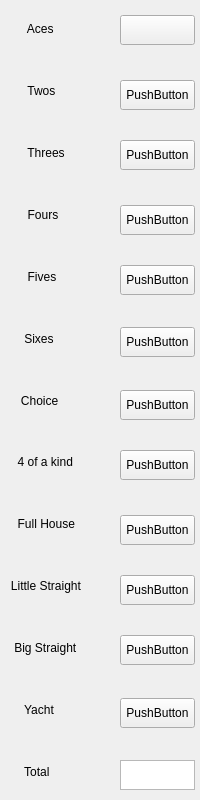
<?xml version="1.0" encoding="UTF-8"?>
<ui version="4.0">
 <class>Form</class>
 <widget class="QWidget" name="Form">
  <property name="geometry">
   <rect>
    <x>0</x>
    <y>0</y>
    <width>200</width>
    <height>800</height>
   </rect>
  </property>
  <property name="windowTitle">
   <string>Form</string>
  </property>
  <widget class="QLabel" name="label">
   <property name="geometry">
    <rect>
     <x>1</x>
     <y>1</y>
     <width>109</width>
     <height>56</height>
    </rect>
   </property>
   <property name="text">
    <string>        Aces</string>
   </property>
  </widget>
  <widget class="QLabel" name="label_2">
   <property name="geometry">
    <rect>
     <x>1</x>
     <y>63</y>
     <width>109</width>
     <height>56</height>
    </rect>
   </property>
   <property name="text">
    <string>        Twos</string>
   </property>
  </widget>
  <widget class="QLabel" name="label_3">
   <property name="geometry">
    <rect>
     <x>1</x>
     <y>125</y>
     <width>109</width>
     <height>56</height>
    </rect>
   </property>
   <property name="text">
    <string>        Threes</string>
   </property>
  </widget>
  <widget class="QLabel" name="label_4">
   <property name="geometry">
    <rect>
     <x>1</x>
     <y>187</y>
     <width>109</width>
     <height>56</height>
    </rect>
   </property>
   <property name="text">
    <string>        Fours</string>
   </property>
  </widget>
  <widget class="QLabel" name="label_5">
   <property name="geometry">
    <rect>
     <x>1</x>
     <y>496</y>
     <width>109</width>
     <height>56</height>
    </rect>
   </property>
   <property name="text">
    <string>     Full House</string>
   </property>
  </widget>
  <widget class="QLabel" name="label_6">
   <property name="geometry">
    <rect>
     <x>1</x>
     <y>373</y>
     <width>109</width>
     <height>56</height>
    </rect>
   </property>
   <property name="text">
    <string>      Choice</string>
   </property>
  </widget>
  <widget class="QLabel" name="label_7">
   <property name="geometry">
    <rect>
     <x>1</x>
     <y>249</y>
     <width>109</width>
     <height>56</height>
    </rect>
   </property>
   <property name="text">
    <string>        Fives</string>
   </property>
  </widget>
  <widget class="QLabel" name="label_8">
   <property name="geometry">
    <rect>
     <x>1</x>
     <y>311</y>
     <width>109</width>
     <height>56</height>
    </rect>
   </property>
   <property name="text">
    <string>       Sixes</string>
   </property>
  </widget>
  <widget class="QLabel" name="label_9">
   <property name="geometry">
    <rect>
     <x>1</x>
     <y>682</y>
     <width>109</width>
     <height>56</height>
    </rect>
   </property>
   <property name="text">
    <string>       Yacht</string>
   </property>
  </widget>
  <widget class="QLabel" name="label_10">
   <property name="geometry">
    <rect>
     <x>1</x>
     <y>434</y>
     <width>109</width>
     <height>56</height>
    </rect>
   </property>
   <property name="text">
    <string>     4 of a kind</string>
   </property>
  </widget>
  <widget class="QLabel" name="label_11">
   <property name="geometry">
    <rect>
     <x>1</x>
     <y>744</y>
     <width>109</width>
     <height>56</height>
    </rect>
   </property>
   <property name="text">
    <string>       Total</string>
   </property>
  </widget>
  <widget class="QLabel" name="label_12">
   <property name="geometry">
    <rect>
     <x>1</x>
     <y>558</y>
     <width>109</width>
     <height>56</height>
    </rect>
   </property>
   <property name="text">
    <string>   Little Straight</string>
   </property>
  </widget>
  <widget class="QLabel" name="label_13">
   <property name="geometry">
    <rect>
     <x>1</x>
     <y>620</y>
     <width>109</width>
     <height>56</height>
    </rect>
   </property>
   <property name="text">
    <string>    Big Straight</string>
   </property>
  </widget>
  <widget class="QPushButton" name="pushButton_1">
   <property name="geometry">
    <rect>
     <x>120</x>
     <y>15</y>
     <width>75</width>
     <height>30</height>
    </rect>
   </property>
   <property name="text">
    <string/>
   </property>
  </widget>
  <widget class="QPushButton" name="pushButton_2">
   <property name="geometry">
    <rect>
     <x>120</x>
     <y>80</y>
     <width>75</width>
     <height>30</height>
    </rect>
   </property>
   <property name="text">
    <string>PushButton</string>
   </property>
  </widget>
  <widget class="QPushButton" name="pushButton_3">
   <property name="geometry">
    <rect>
     <x>120</x>
     <y>140</y>
     <width>75</width>
     <height>30</height>
    </rect>
   </property>
   <property name="text">
    <string>PushButton</string>
   </property>
  </widget>
  <widget class="QPushButton" name="pushButton_4">
   <property name="geometry">
    <rect>
     <x>120</x>
     <y>205</y>
     <width>75</width>
     <height>30</height>
    </rect>
   </property>
   <property name="text">
    <string>PushButton</string>
   </property>
  </widget>
  <widget class="QPushButton" name="pushButton_5">
   <property name="geometry">
    <rect>
     <x>120</x>
     <y>265</y>
     <width>75</width>
     <height>30</height>
    </rect>
   </property>
   <property name="text">
    <string>PushButton</string>
   </property>
  </widget>
  <widget class="QPushButton" name="pushButton_6">
   <property name="geometry">
    <rect>
     <x>120</x>
     <y>327</y>
     <width>75</width>
     <height>30</height>
    </rect>
   </property>
   <property name="text">
    <string>PushButton</string>
   </property>
  </widget>
  <widget class="QPushButton" name="pushButton_7">
   <property name="geometry">
    <rect>
     <x>120</x>
     <y>390</y>
     <width>75</width>
     <height>30</height>
    </rect>
   </property>
   <property name="text">
    <string>PushButton</string>
   </property>
  </widget>
  <widget class="QPushButton" name="pushButton_8">
   <property name="geometry">
    <rect>
     <x>120</x>
     <y>450</y>
     <width>75</width>
     <height>30</height>
    </rect>
   </property>
   <property name="text">
    <string>PushButton</string>
   </property>
  </widget>
  <widget class="QPushButton" name="pushButton_9">
   <property name="geometry">
    <rect>
     <x>120</x>
     <y>515</y>
     <width>75</width>
     <height>30</height>
    </rect>
   </property>
   <property name="text">
    <string>PushButton</string>
   </property>
  </widget>
  <widget class="QPushButton" name="pushButton_10">
   <property name="geometry">
    <rect>
     <x>120</x>
     <y>575</y>
     <width>75</width>
     <height>30</height>
    </rect>
   </property>
   <property name="text">
    <string>PushButton</string>
   </property>
  </widget>
  <widget class="QPushButton" name="pushButton_11">
   <property name="geometry">
    <rect>
     <x>120</x>
     <y>635</y>
     <width>75</width>
     <height>30</height>
    </rect>
   </property>
   <property name="text">
    <string>PushButton</string>
   </property>
  </widget>
  <widget class="QPushButton" name="pushButton_12">
   <property name="geometry">
    <rect>
     <x>120</x>
     <y>698</y>
     <width>75</width>
     <height>30</height>
    </rect>
   </property>
   <property name="text">
    <string>PushButton</string>
   </property>
  </widget>
  <widget class="QTextBrowser" name="totalTextBrowser">
   <property name="geometry">
    <rect>
     <x>120</x>
     <y>760</y>
     <width>75</width>
     <height>30</height>
    </rect>
   </property>
   <property name="html">
    <string>&lt;!DOCTYPE HTML PUBLIC &quot;-//W3C//DTD HTML 4.0//EN&quot; &quot;http://www.w3.org/TR/REC-html40/strict.dtd&quot;&gt;
&lt;html&gt;&lt;head&gt;&lt;meta name=&quot;qrichtext&quot; content=&quot;1&quot; /&gt;&lt;style type=&quot;text/css&quot;&gt;
p, li { white-space: pre-wrap; }
&lt;/style&gt;&lt;/head&gt;&lt;body style=&quot; font-family:'Gulim'; font-size:9pt; font-weight:400; font-style:normal;&quot;&gt;
&lt;p style=&quot;-qt-paragraph-type:empty; margin-top:0px; margin-bottom:0px; margin-left:0px; margin-right:0px; -qt-block-indent:0; text-indent:0px;&quot;&gt;&lt;br /&gt;&lt;/p&gt;&lt;/body&gt;&lt;/html&gt;</string>
   </property>
  </widget>
 </widget>
 <resources/>
 <connections/>
</ui>
